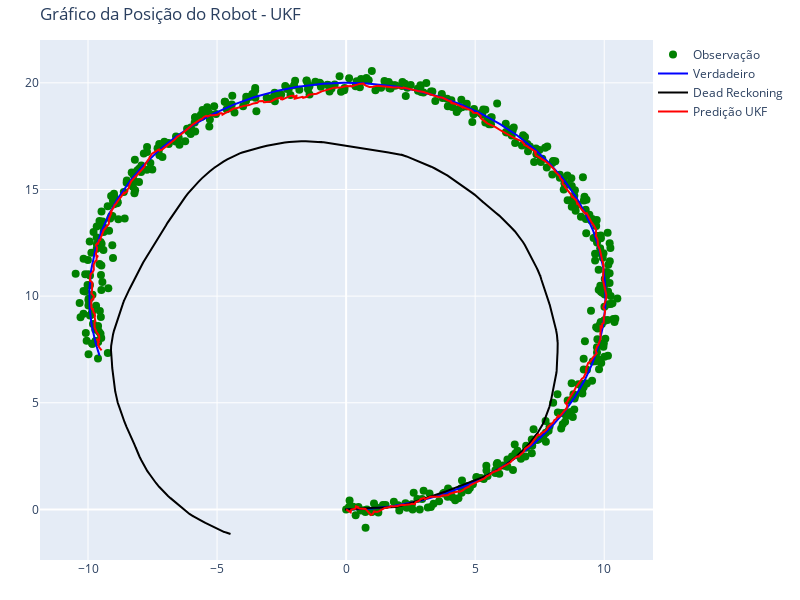

Notebook code cell kept with this figure:
### Code cell
#def main_ukf():
print('Simulação do Filtro UKF ...')

nx = 4  # State Vector [x y yaw v]'

xEst_ukf = np.zeros((nx, 1))
xTrue_ukf = np.zeros((nx, 1))
PEst_ukf = np.eye(nx)

wm, wc, gamma = setup_ukf(nx)

xDR_ukf = np.zeros((nx, 1))  # Dead reckoning

# history
hxEst_ukf = xEst_ukf
hxTrue_ukf = xTrue_ukf
hxDR_ukf = xTrue_ukf
hz_ukf = np.zeros((2,1))

time = 0.0

fig = plt.figure()
fig.show()
SIM_TIME=50.0
while SIM_TIME >= time:
    time += delta_t
    u = input()

    xTrue_ukf, z, xDR_ukf, ud = observation(xTrue_ukf, xDR_ukf, u)
    z = z.T

    xEst_ukf, PEst_ukf = ukf_estimation(xEst_ukf, PEst_ukf, z, ud, wm, wc, gamma)
    #print(xEst)
    #print(PEst)

    # store data history
    hxEst_ukf = np.hstack((hxEst_ukf, xEst_ukf))
    hxDR_ukf = np.hstack((hxDR_ukf, xDR_ukf))
    hxTrue_ukf = np.hstack((hxTrue_ukf, xTrue_ukf))
    #print("hz_ukf", hz_ukf)
    hz_ukf = np.hstack((hz_ukf, z))

# Criar Traços
trace_observation_ukf = go.Scatter(x=hz_ukf[0, :], y=hz_ukf[1, :], mode='markers', name='Observação', marker=dict(color='green', size=8))
trace_true_ukf = go.Scatter(x=hxTrue_ukf[0, :].flatten(), y=hxTrue_ukf[1, :].flatten(), mode='lines', name='Verdadeiro', line=dict(color='blue'))
trace_dead_reckoning_ukf = go.Scatter(x=hxDR_ukf[0, :].flatten(), y=hxDR_ukf[1, :].flatten(), mode='lines', name='Dead Reckoning', line=dict(color='black'))
trace_ukf_prediction_ukf = go.Scatter(x=hxEst_ukf[0, :].flatten(), y=hxEst_ukf[1, :].flatten(), mode='lines', name='Predição UKF', line=dict(color='red'))

# Lista de Traços do Gráfico
data = [trace_observation_ukf, trace_true_ukf, trace_dead_reckoning_ukf, trace_ukf_prediction_ukf]

# Configurar o Layout
layout = go.Layout(
    title='Gráfico da Posição do Robot - UKF',
    legend=dict(x=1, y=1),
    autosize=False,
    width=800,
    height=600,
    margin=dict(l=40, r=40, b=40, t=40)
)

# Criar figura
fig = go.Figure(data=data, layout=layout)

fig.show()

filename = f'ukf{int(ceil(time * 10))}.jpeg'
fig.write_image(filename)

comment = """
        # Criar Traços
        trace_observation = go.Scatter(x=hz[0, :], y=hz[1, :], mode='markers', name='Observação', marker=dict(color='green', size=8))
        trace_true = go.Scatter(x=hxTrue[0, :].flatten(), y=hxTrue[1, :].flatten(), mode='lines', name='Verdadeiro', line=dict(color='blue'))
        trace_dead_reckoning = go.Scatter(x=hxDR[0, :].flatten(), y=hxDR[1, :].flatten(), mode='lines', name='Dead Reckoning', line=dict(color='black'))
        trace_ukf_prediction = go.Scatter(x=hxEst[0, :].flatten(), y=hxEst[1, :].flatten(), mode='lines', name='Predição UKF', line=dict(color='red'))

        # Lista de Traços do Gráfico
        data = [trace_observation, trace_true, trace_dead_reckoning, trace_ukf_prediction]

        # Configurar o Layout
        layout = go.Layout(
            title='Gráfico da Posição do Robot - UKF',
            legend=dict(x=1, y=1),
            autosize=False,
            width=800,
            height=600,
            margin=dict(l=40, r=40, b=40, t=40)
        )

        # Criar figura
        fig = go.Figure(data=data, layout=layout)

        # Frames EKF
        if not os.path.exists('frames_ukf'):
            os.makedirs('frames_ukf')

        filename = f'frames_ukf/{int(ceil(time * 10))}.jpeg'
        fig.write_image(filename)


    # Fazer uma Animação em GIF
    images = []
    filenames = os.listdir('frames_ukf')
    filenames.sort(key=lambda x: int(x.split('.')[0]))
    for filename in filenames:
        images.append(imageio.imread(f'frames_ukf/{filename}'))
    imageio.mimsave('ukf.gif', images, duration=0.1)"""

### Figure 1 — Plotly figure (JSON) as saved in the notebook; plotly's stock layout.template omitted (floating-point values rounded to 4 significant figures; data arrays with more than 128 entries replaced by an {"elided": "..."} marker saying what was removed)
{"data": [{"marker": {"color": "green", "size": 8}, "mode": "markers", "name": "Observação", "type": "scatter", "x": {"elided": "501 float values"}, "y": {"elided": "501 float values"}}, {"line": {"color": "blue"}, "mode": "lines", "name": "Verdadeiro", "type": "scatter", "x": {"elided": "501 float values"}, "y": {"elided": "501 float values"}}, {"line": {"color": "black"}, "mode": "lines", "name": "Dead Reckoning", "type": "scatter", "x": {"elided": "501 float values"}, "y": {"elided": "501 float values"}}, {"line": {"color": "red"}, "mode": "lines", "name": "Predição UKF", "type": "scatter", "x": {"elided": "501 float values"}, "y": {"elided": "501 float values"}}], "layout": {"autosize": false, "height": 600, "legend": {"x": 1, "y": 1}, "margin": {"b": 40, "l": 40, "r": 40, "t": 40}, "title": {"text": "Gráfico da Posição do Robot - UKF"}, "width": 800}}
